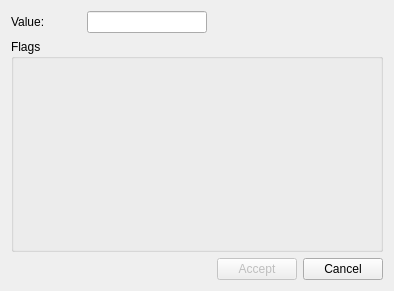
<ui version="4.0"  >
 <class>FlagsWidget</class>
 <widget class="QWidget" name="FlagsWidget" >
  <property name="geometry" >
   <rect>
    <x>0</x>
    <y>0</y>
    <width>394</width>
    <height>291</height>
   </rect>
  </property>
  <property name="windowTitle" >
   <string>Flags</string>
  </property>
  <layout class="QVBoxLayout" >
   <item>
    <layout class="QHBoxLayout" >
     <property name="rightMargin" >
      <number>0</number>
     </property>
     <property name="leftMargin" >
      <number>0</number>
     </property>
     <property name="topMargin" >
      <number>0</number>
     </property>
     <property name="bottomMargin" >
      <number>0</number>
     </property>
     <item>
      <widget class="QLabel" name="label" >
       <property name="minimumSize" >
        <size>
         <width>70</width>
         <height>0</height>
        </size>
       </property>
       <property name="maximumSize" >
        <size>
         <width>70</width>
         <height>16777215</height>
        </size>
       </property>
       <property name="text" >
        <string>Value:</string>
       </property>
      </widget>
     </item>
     <item>
      <widget class="QLineEdit" name="flagsValueEdit" >
       <property name="sizePolicy" >
        <sizepolicy vsizetype="Fixed" hsizetype="Preferred" >
         <horstretch>0</horstretch>
         <verstretch>0</verstretch>
        </sizepolicy>
       </property>
       <property name="minimumSize" >
        <size>
         <width>120</width>
         <height>0</height>
        </size>
       </property>
       <property name="focusPolicy" >
        <enum>Qt::StrongFocus</enum>
       </property>
       <property name="alignment" >
        <set>Qt::AlignRight|Qt::AlignVCenter</set>
       </property>
      </widget>
     </item>
     <item>
      <spacer>
       <property name="orientation" >
        <enum>Qt::Horizontal</enum>
       </property>
       <property name="sizeHint" >
        <size>
         <width>40</width>
         <height>20</height>
        </size>
       </property>
      </spacer>
     </item>
    </layout>
   </item>
   <item>
    <widget class="QGroupBox" name="flagGroupBox" >
     <property name="sizePolicy" >
      <sizepolicy vsizetype="Expanding" hsizetype="Preferred" >
       <horstretch>0</horstretch>
       <verstretch>0</verstretch>
      </sizepolicy>
     </property>
     <property name="title" >
      <string>Flags</string>
     </property>
    </widget>
   </item>
   <item>
    <layout class="QHBoxLayout" >
     <property name="rightMargin" >
      <number>0</number>
     </property>
     <property name="leftMargin" >
      <number>0</number>
     </property>
     <property name="topMargin" >
      <number>0</number>
     </property>
     <property name="bottomMargin" >
      <number>0</number>
     </property>
     <item>
      <spacer>
       <property name="orientation" >
        <enum>Qt::Horizontal</enum>
       </property>
       <property name="sizeHint" >
        <size>
         <width>151</width>
         <height>20</height>
        </size>
       </property>
      </spacer>
     </item>
     <item>
      <widget class="QPushButton" name="acceptButton" >
       <property name="enabled" >
        <bool>false</bool>
       </property>
       <property name="focusPolicy" >
        <enum>Qt::StrongFocus</enum>
       </property>
       <property name="text" >
        <string>Accept</string>
       </property>
      </widget>
     </item>
     <item>
      <widget class="QPushButton" name="cancelButton" >
       <property name="focusPolicy" >
        <enum>Qt::StrongFocus</enum>
       </property>
       <property name="text" >
        <string>Cancel</string>
       </property>
      </widget>
     </item>
    </layout>
   </item>
  </layout>
 </widget>
 <resources/>
 <connections/>
</ui>
